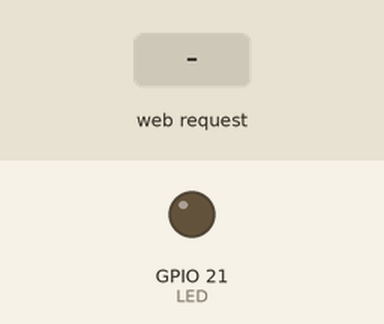
The sketch below on a simulated ESP32. On the bench: output pins drawn as LEDs (lit = HIGH). Inputs (shaded band) come from the test bench. WiFi joins after 1.5 s; servers stay silent unless stated; what the sketch prints to the serial monitor is not drawn.

Above: at 3.3 s.
3.4 s: HTTP request GET /on received
At 4.6 s:
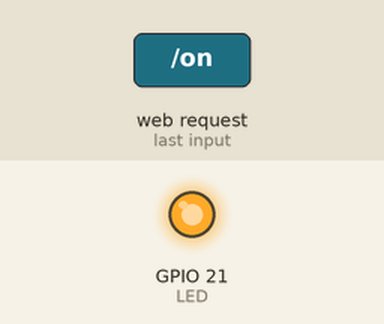
4.9 s: HTTP request GET /off received
At 5.8 s:
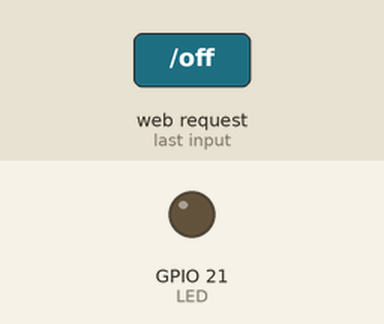
Timing chart, 0 to 7.9 s (numbered marks = the images above; inputs shaded):
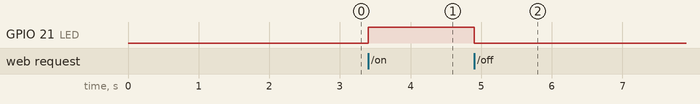

The sketch:

AsyncWebServer2.ino
```cpp
#include <WiFi.h>
#include <AsyncTCP.h>
#include <ESPAsyncWebServer.h>

const char *ssid = "AIE_509_2.4G";
const char *password = "addinedu_class1";
const int LED = 21;

AsyncWebServer server(80); // port number. (webserver = 8080 or 80)


const char html[] PROGMEM = R"rawliteral(
  <!DOCTYPE html>
  <html>
  <body>
  <center>
  <h1>Hello, MinSeop's ESP32 Web Server - Async2</h1>
  <div>LED PIN 21 :
  <input type="checkbox" onchange="toggleCheckBox(this)" />
  </div>
  <script>
  function toggleCheckBox(element) {
    var req = new XMLHttpRequest();
    if (element.checked)
    {
      req.open("GET", "/on", true);
    }
    else
    {
      req.open("GET", "/off", true);
    }
    req.send();
  }
  </script>
  </center>
  </body>
  </html>
  )rawliteral";

String processor(const String& var)
{
  Serial.println(var);
  return var;
}

void setup() {
  // put your setup code here, to run once:
  Serial.begin(115200);
  Serial.println("ESP32 Web Server Start");
  Serial.println(ssid);
  pinMode(LED, OUTPUT);

  WiFi.begin(ssid, password);

  while (WiFi.status() != WL_CONNECTED)
  {
    delay(1000);
    Serial.print(".");
  }

  Serial.println();

  Serial.print("IP addess: ");
  Serial.println(WiFi.localIP());

  server.on("/", HTTP_GET, [] (AsyncWebServerRequest *req){
    req->send_P(200, "text/html", html, processor);
  });
  server.on("/on", HTTP_GET, [] (AsyncWebServerRequest *req){
    digitalWrite(LED, HIGH);
    req->send_P(200, "text/html", html, processor);
  });
  server.on("/off", HTTP_GET, [] (AsyncWebServerRequest *req){
    digitalWrite(LED, LOW);
    req->send_P(200, "text/html", html, processor);
  });
  server.begin();

  Serial.println("HTTP Server Started!");
  delay(100);
}


void loop() {
  // put your main code here, to run repeatedly
}
```

Measured:
- after the input at 3.4 s, GPIO 21 (LED): LOW → HIGH at once
- after the input at 4.9 s, GPIO 21 (LED): HIGH → LOW at once
